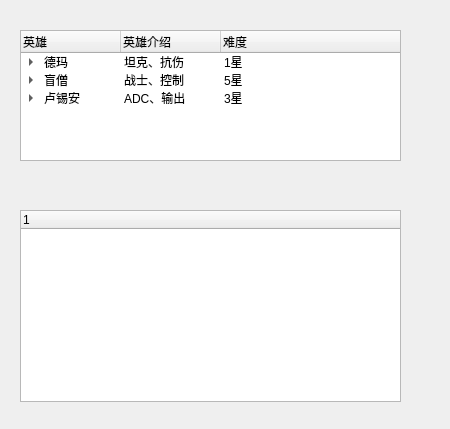
<?xml version="1.0" encoding="UTF-8"?>
<ui version="4.0">
 <class>Widget</class>
 <widget class="QWidget" name="Widget">
  <property name="geometry">
   <rect>
    <x>0</x>
    <y>0</y>
    <width>450</width>
    <height>429</height>
   </rect>
  </property>
  <property name="windowTitle">
   <string>Widget</string>
  </property>
  <widget class="QTreeWidget" name="treeWidget">
   <property name="geometry">
    <rect>
     <x>20</x>
     <y>30</y>
     <width>381</width>
     <height>131</height>
    </rect>
   </property>
   <column>
    <property name="text">
     <string notr="true">英雄</string>
    </property>
   </column>
   <column>
    <property name="text">
     <string>英雄介绍</string>
    </property>
   </column>
   <column>
    <property name="text">
     <string>难度</string>
    </property>
   </column>
   <item>
    <property name="text">
     <string>德玛</string>
    </property>
    <property name="text">
     <string>坦克、抗伤</string>
    </property>
    <property name="text">
     <string>1星</string>
    </property>
    <item>
     <property name="text">
      <string>上单</string>
     </property>
    </item>
   </item>
   <item>
    <property name="text">
     <string>盲僧</string>
    </property>
    <property name="text">
     <string>战士、控制</string>
    </property>
    <property name="text">
     <string>5星</string>
    </property>
    <item>
     <property name="text">
      <string>打野</string>
     </property>
    </item>
   </item>
   <item>
    <property name="text">
     <string>卢锡安</string>
    </property>
    <property name="text">
     <string>ADC、输出</string>
    </property>
    <property name="text">
     <string>3星</string>
    </property>
    <item>
     <property name="text">
      <string>下双</string>
     </property>
    </item>
   </item>
  </widget>
  <widget class="QTreeWidget" name="treeWidget_2">
   <property name="geometry">
    <rect>
     <x>20</x>
     <y>210</y>
     <width>381</width>
     <height>192</height>
    </rect>
   </property>
   <column>
    <property name="text">
     <string notr="true">1</string>
    </property>
   </column>
  </widget>
 </widget>
 <layoutdefault spacing="6" margin="11"/>
 <resources/>
 <connections/>
</ui>
